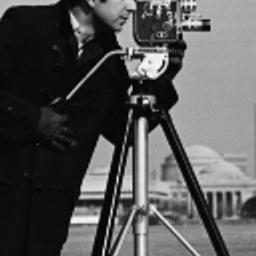
%> input picture exp1/output/Cropped.jpg, 256 x 256 px
$ octave exp1_ex3.m   (GNU Octave 9; MATLAB toolbox functions it lacks are replaced by stand-ins)
%> lines starting %> are read from the running program, lines starting %| are printed output that depends on the picture; in (x1, y1, x2, y2) boxes, pixels count from 0 and x2, y2 are one past the last pixel; in counts of white or black regions, pixels touching at a corner belong together; the program's own positions count from 1
### exp1/level.m
function [output] = level(i, bits)
    % 将图像i的灰度级转为bits，可以使用标准库函数imadjust()
    % 输入参数：
    %   i: 输入的灰度图像
    %   bits: 需要的位数
    % 输出参数：
    %   output: 转换后的图像

    % 灰度级范围(梯度)
    grad = 2^(8-bits);
    output = round(i/grad)*grad;

end

### exp1/exp1_ex3.m
I = imread('output/Cropped.jpg'); %读取灰度图片
%> I is the input picture: size 256x256 uint8; min 0, max 253, mean 84.5

out_1 = level(I,0);  % 进行各级灰度处理
%> in level, `output = round(i/grad)*grad;`:
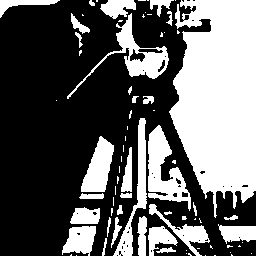
%> output: size 256x256 uint8; 38.3% white; 76 white regions (44 under 20 px), largest, box (x1, y1, x2, y2) and area: (169, 0, 256, 218) 14048, (148, 125, 191, 211) 1694, (67, 13, 169, 99) 1486
out_2 = level(I,1);
%> call 2 of level, with bits = 1
%> in level (call 2), `output = round(i/grad)*grad;`:
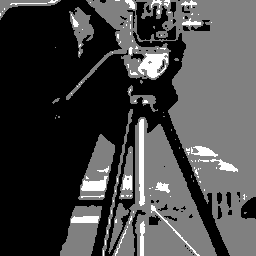
%> output: size 256x256 uint8; min 0, max 255, mean 69.8
out_3 = level(I,2);
%> call 3 of level, with bits = 2
%> in level (call 3), `output = round(i/grad)*grad;`:
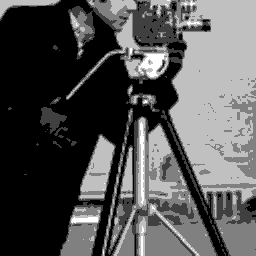
%> output: size 256x256 uint8; min 0, max 255, mean 83.8
out_4 = level(I,3);
out_5 = level(I,4);
out_6 = level(I,5);
out_7 = level(I,6);
out_8 = level(I,7);

subplot(2,4,1),imshow(I),title("origin");
subplot(242),imshow(out_7),title("7bits");
subplot(243),imshow(out_6),title("6bits");
subplot(244),imshow(out_5),title("5bits");
subplot(245),imshow(out_4),title("4bits");
subplot(246),imshow(out_3),title("3bits");
subplot(247),imshow(out_2),title("2bits");
subplot(248),imshow(out_1),title("1bits");
